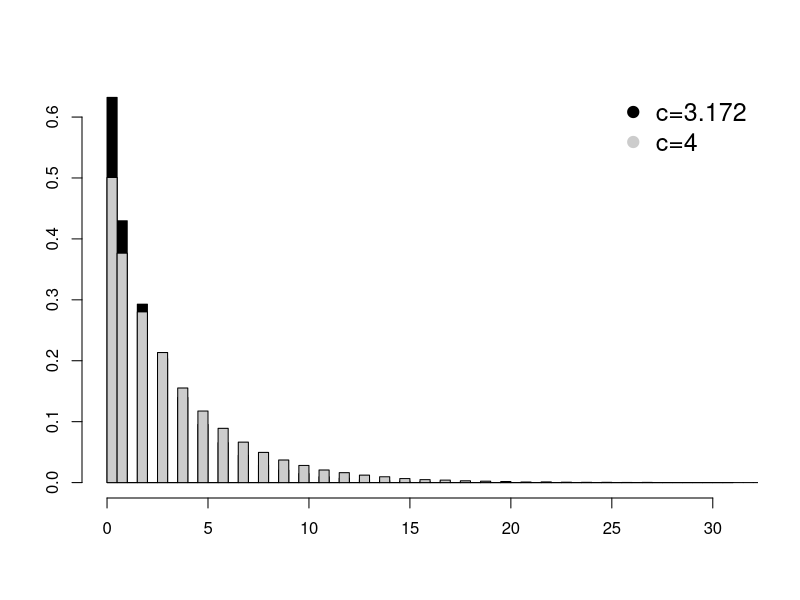
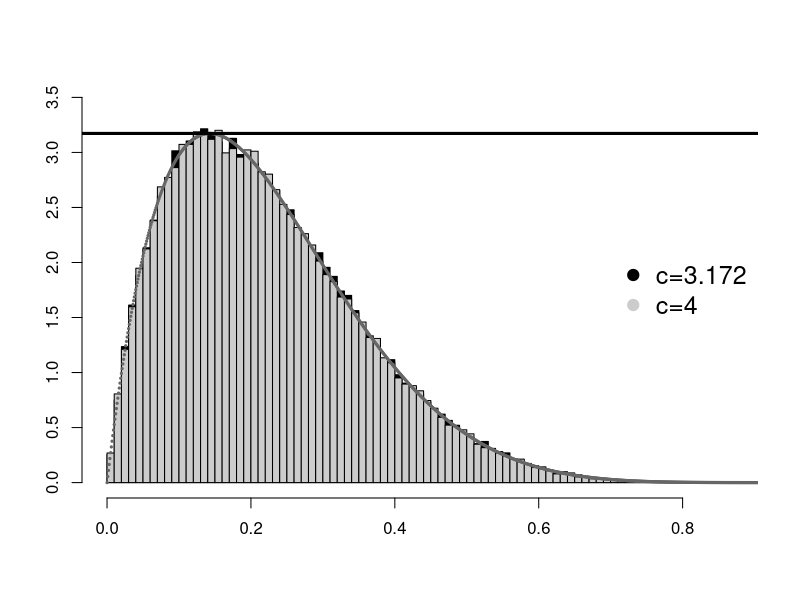

Reproduce these figures in R, in order.
fgenbeta<-function(c){
    x<-NA
    num.reject<-0
    while (is.na(x)){
	y<-runif(1)
	u<-runif(1)
	if (u<=dbeta(y,2,7)/c){x<-y}
	else{num.reject<-num.reject+1}
    }
    c(x,num.reject)
}
y<-dbeta(seq(0,2,0.001),2,7)
c<-max(y)

mbetas1<-sapply(rep(c,100000),fgenbeta)
mbetas2<-sapply(rep(4,100000),fgenbeta)

hist(mbetas1[2,],col="black",breaks=100,xlab="",ylab="",freq=FALSE,main="");hist(mbetas2[2,],col=gray(0.8),breaks=100,xlab="",ylab="",freq=FALSE,main="",add=TRUE);legend("topright",pch=19,cex=1.5,legend=c("c=3.172","c=4"),col=c("black",gray(0.8)),bty="n");
hist(mbetas1[1,],col="black",breaks=100,xlab="",ylab="",freq=FALSE,main="",ylim=c(0,3.5));hist(mbetas2[1,],col=gray(0.8),breaks=100,xlab="",ylab="",freq=FALSE,main="",add=TRUE);points(seq(0,2,0.001),y,pch=19,cex=0.3,col=gray(0.4));abline(h=3.172554,lwd=3);legend("right",pch=19,cex=1.5,legend=c("c=3.172","c=4"),col=c("black",gray(0.8)),bty="n");
#hist(mbetas1[1,], breaks=100, freq = FALSE)
